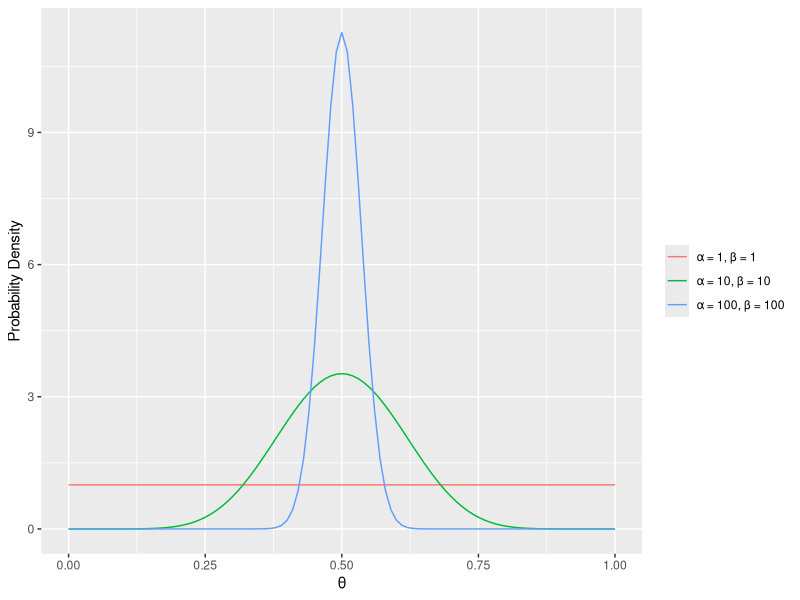
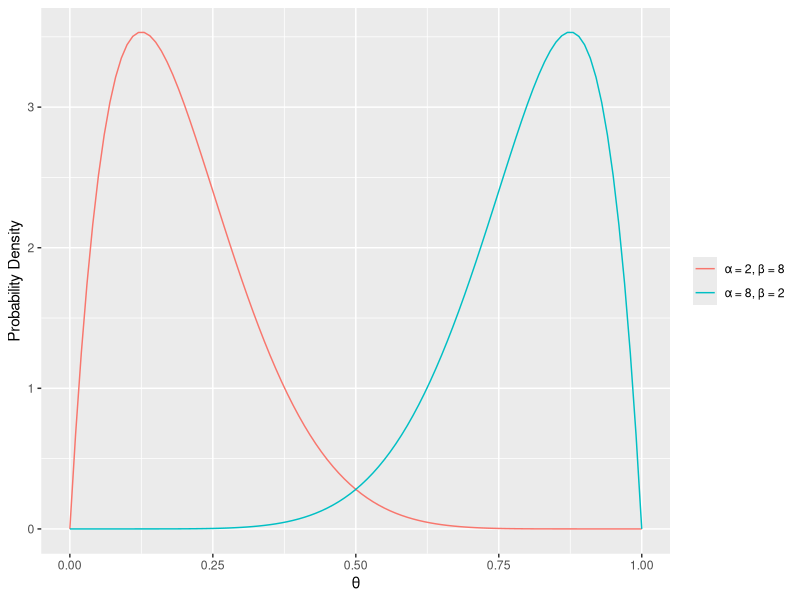
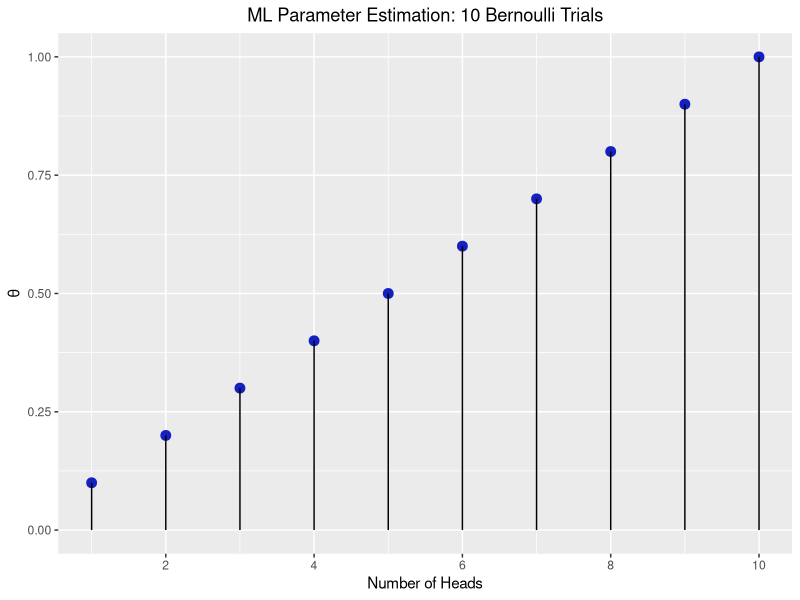
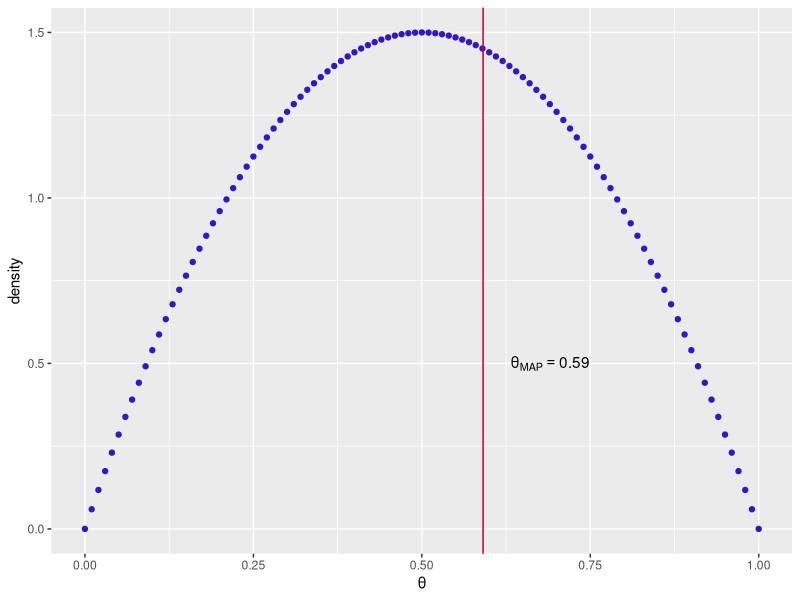
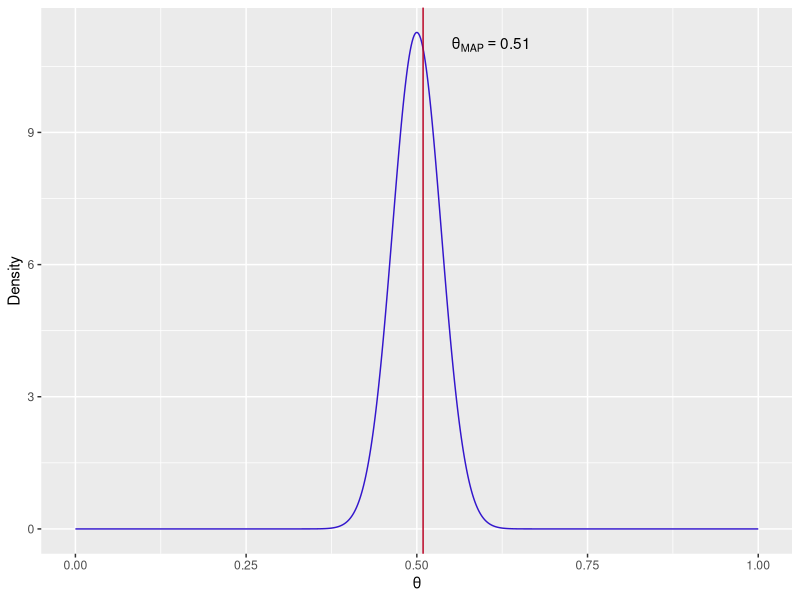
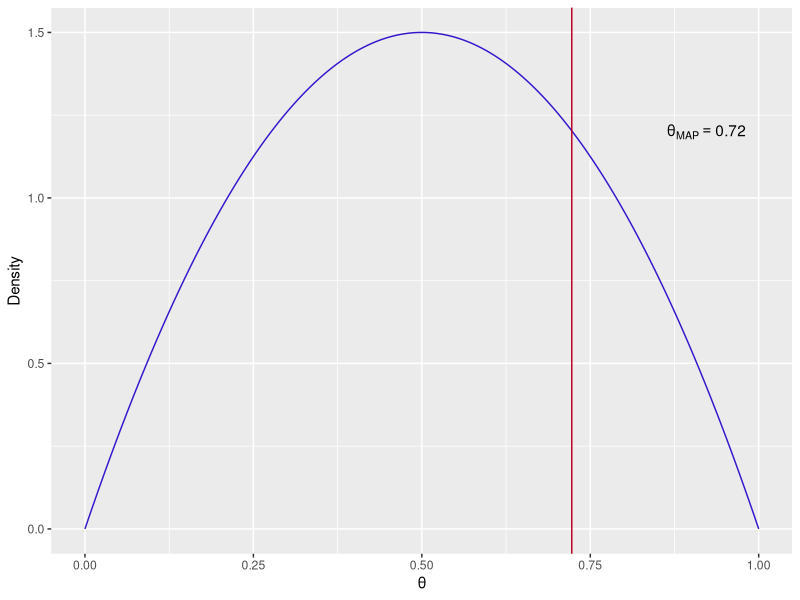
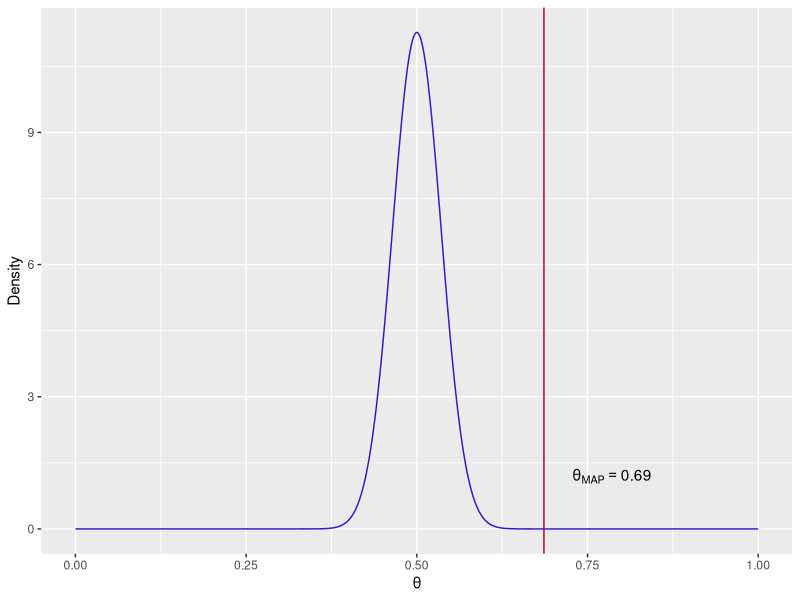
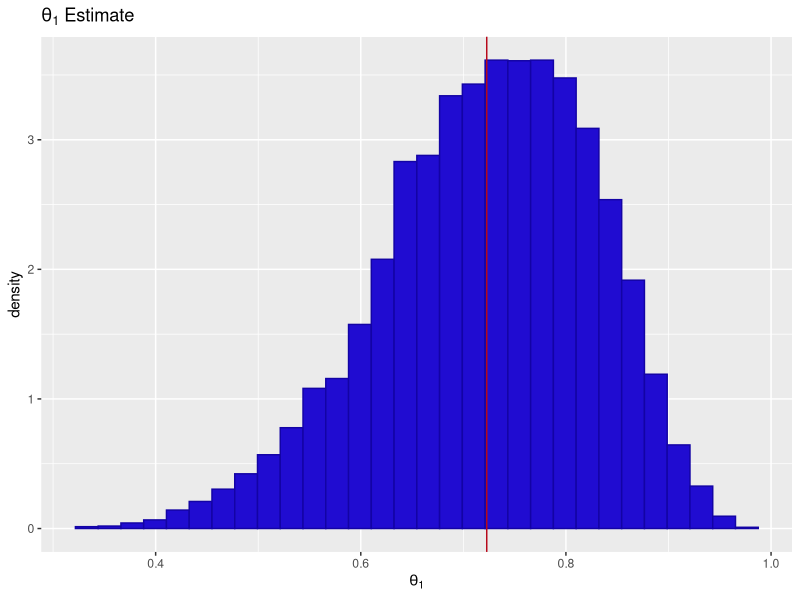

The R script that drew these images, in order:
## ---- chunk 1
library(ggplot2)
a <- c(1, 10, 100)
b <- c(1, 10, 100)
params <- cbind(a,b)
ds <- NULL
n <- seq(0,1,0.01)
for(i in 1:nrow(params)){
  ds <- rbind(data.frame(x = n, y = dbeta(n, params[i,1], params[i,2]),
                             parameters = paste0("\U03B1 = ",params[i,1],
                                                 ", \U03B2 = ", params[i,2])), ds)
}

ggplot(ds, aes(x = x, y = y, color=parameters)) + geom_line() + 
  labs(x = '\U03B8', y = 'Probability Density') +
  scale_color_discrete(name=NULL)

## ---- chunk 2
library(ggplot2)
a <- c(8, 2)
b <- c(2, 8)
params <- cbind(a,b)
ds <- NULL
n <- seq(0,1,0.01)
for(i in 1:nrow(params)){
  ds <- rbind(data.frame(x = n, y = dbeta(n, params[i,1], params[i,2]),
                             parameters = paste0("\U03B1 = ",params[i,1],
                                                 ", \U03B2 = ", params[i,2])), ds)
}

ggplot(ds, aes(x = x, y = y, color=parameters)) + geom_line() + 
  labs(x = '\U03B8', y = 'Probability Density') +
  scale_color_discrete(name=NULL)

## ---- chunk 3
library(ggplot2)
heads = 1:10
flips = 10
ds <- data.frame(heads, flips = rep(flips, length(heads)))
ds$theta <- ds$heads/ds$flips


ggplot(ds, aes(x = heads,
               y = theta)) + 
  geom_point(color ='#1520c1', size = 3) + 
  geom_linerange(aes(x=heads,
                     y=NULL, ymax=theta,
                     ymin=0)) +
  scale_x_continuous(breaks = seq(0,10,2), labels = seq(0,10,2)) + 
  labs(y='\U03B8', x="Number of Heads", title ="ML Parameter Estimation: 10 Bernoulli Trials") +
  theme(plot.title = element_text(hjust = 0.5))
## ---- chunk 4
# description:
# ml will yeild the expected average and is not effected by the prior
# map uses a weak assumption - uniform density for all values of theta
# this results in a theta_map value very similar to the ml value
n <- 20
heads <- 12
tails <- 8


# ml
ml_theta <- heads/n
# map
B <- 2
alpha <- 2

map_theta <- (heads + alpha - 1)/(heads + tails + alpha + B -2)
possible_theta <- seq(0,1,0.01)
beta_ds <- data.frame(theta = possible_theta, density = dbeta(possible_theta, alpha,B))
ggplot(beta_ds, aes(x = theta, y = density)) + geom_point(color='#3316cc') + 
  geom_vline(xintercept=map_theta, color = '#ba0223') + 
  annotate("text", x = map_theta + 0.1, y=0.5, label= paste("\U03B8[MAP]==", round(map_theta,2)), parse=T)+
  labs(x='\U03B8')

## ---- chunk 5
# description:
# the strong assumption of a 'fair' coin prior reduces the width of the 
# distribution, i.e. much higher probability density near theta (p) of 0.5
# This forces the MAP theta value to stay much closer to the prior due to the 
# small amount of observed evidence

n <- 20
heads <- 12
tails <- 8


# ml
ml_theta <- heads/n
# map
B <- 100
alpha <- 100

map_theta <- (heads + alpha - 1)/(heads + tails + alpha + B -2)
possible_theta <- seq(0,1,0.001)
beta_ds <- data.frame(theta = possible_theta, density = dbeta(possible_theta, alpha,B))
ggplot(beta_ds, aes(x = theta, y = density)) + geom_line(color='#3316cc') + 
  geom_vline(xintercept=map_theta, color = '#ba0223') + 
  annotate("text", x = map_theta + 0.1, y=11, label= paste("\U03B8[MAP]==", round(map_theta,2)), parse=T)+
  labs(x='\U03B8', y = 'Density')

## ---- chunk 6
# description
# high number of observed samples (evidence)
# weak prior - uniform 
# ml and map are close to one another - close... as expected
n <- 1000
heads <- 723
tails <- n-heads


# ml
ml_theta <- heads/n
# map
B <- 2
alpha <- 2
map_theta <- (heads + alpha - 1)/(heads + tails + alpha + B -2)
possible_theta <- seq(0,1,0.001)
beta_ds <- data.frame(theta = possible_theta, density = dbeta(possible_theta, alpha,B))
ggplot(beta_ds, aes(x = theta, y = density)) + geom_line(color='#3316cc') + 
  geom_vline(xintercept=map_theta, color = '#ba0223') + 
  annotate("text", x = map_theta + 0.2, y=1.2, label= paste("\U03B8[MAP]==", round(map_theta,2)), parse=T)+
  labs(x='\U03B8', y = 'Density')
## ---- chunk 7

n <- 1000
heads <- 723
tails <- n-heads


# ml
ml_theta <- heads/n
# map
B <- 100
alpha <- 100
possible_theta <- seq(0,1,0.001)
beta_ds <- data.frame(theta = possible_theta, density = dbeta(possible_theta, alpha,B))
map_theta <- (heads + alpha - 1)/(heads + tails + alpha + B -2)
ggplot(beta_ds, aes(x = theta, y = density)) + 
  geom_line(color='#3316cc') + 
  geom_vline(xintercept=map_theta, color = '#ba0223') + 
  annotate("text", x = map_theta + 0.1, y=1.2, label= paste("\U03B8[MAP]==", round(map_theta,2)), parse=T)+
  labs(x='\U03B8', y = 'Density')
## ---- chunk 8
a = 2
b = 2

z1 = 11
N1 = 14
z2 = 7
N2 = 14


theta = rep(0.5,2)
niters = 10000
burnin = 500

thetas = matrix(0, nrow = (niters-burnin), ncol=2)
for (i in 1:niters){

  theta1 = rbeta(n = 1, shape1 = a + z1, shape2 = b + N1 - z1)
  # get value theta2| all other vars
  theta2 = rbeta(n = 1, shape1 = a + z2, shape2 =b + N2 - z2)
  
  if (i >= burnin){
    thetas[(i-burnin), ] = c(theta1, theta2)
  }
}


ds <- data.frame(theta1 = thetas[,1], theta2= thetas[,2])
ggplot(ds, aes(x=theta1)) + geom_histogram(aes(y=..density..),color='#1303a5', fill='#200cd1') + 
  labs(title = expression(theta[1]~Estimate), x=expression(theta[1])) + geom_vline(xintercept = mean(ds$theta1), color='#b7091a')
## ---- chunk 9
ggplot(ds, aes(x=theta2)) + geom_histogram(aes(y=..density..),color='#1303a5', fill='#200cd1') + 
  labs(title = expression(theta[2]~Estimate), x=expression(theta[2])) + geom_vline(xintercept = mean(ds$theta2), color='#b7091a')

